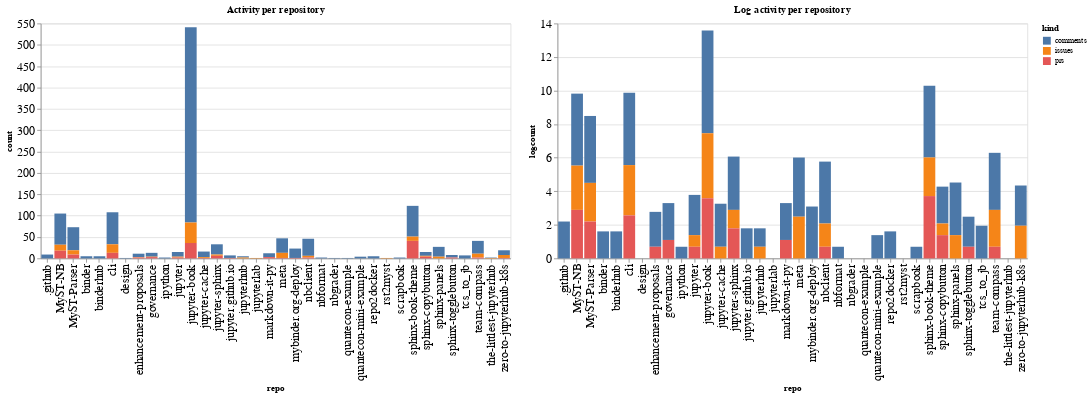

The notebook cell saved with this chart:
### Code cell
ch1 = alt.Chart(repo_summaries, width=600, title="Activity per repository").mark_bar().encode(
    x='repo',
    y='count',
    color='kind',
    tooltip="kind"
)

ch2 = alt.Chart(repo_summaries, width=600, title="Log activity per repository").mark_bar().encode(
    x='repo',
    y='logcount',
    color='kind',
    tooltip="kind"
)

ch1 | ch2

### Figure 1 — Vega-Lite specification as saved in the notebook (floating-point values rounded to 4 significant figures)
{"config": {"axisLeft": {"labelFontSize": 15}, "axisBottom": {"labelFontSize": 15}}, "hconcat": [{"mark": "bar", "encoding": {"color": {"type": "nominal", "field": "kind"}, "tooltip": {"type": "nominal", "field": "kind"}, "x": {"type": "nominal", "field": "repo"}, "y": {"type": "quantitative", "field": "count"}}, "title": "Activity per repository", "width": 600}, {"mark": "bar", "encoding": {"color": {"type": "nominal", "field": "kind"}, "tooltip": {"type": "nominal", "field": "kind"}, "x": {"type": "nominal", "field": "repo"}, "y": {"type": "quantitative", "field": "logcount"}}, "title": "Log activity per repository", "width": 600}], "data": {"name": "data-1ba7080d6b792fdff85d7fe3b048f5cd"}, "$schema": "https://vega.github.io/schema/vega-lite/v4.8.1.json", "datasets": {"data-1ba7080d6b792fdff85d7fe3b048f5cd": [{"repo": ".github", "kind": "comments", "count": 9, "logcount": 2.197}, {"repo": "MyST-NB", "kind": "comments", "count": 73, "logcount": 4.29}, {"repo": "MyST-NB", "kind": "issues", "count": 14, "logcount": 2.639}, {"repo": "MyST-NB", "kind": "prs", "count": 18, "logcount": 2.89}, {"repo": "MyST-Parser", "kind": "comments", "count": 54, "logcount": 3.989}, {"repo": "MyST-Parser", "kind": "issues", "count": 10, "logcount": 2.303}, {"repo": "MyST-Parser", "kind": "prs", "count": 9, "logcount": 2.197}, {"repo": "binder", "kind": "comments", "count": 5, "logcount": 1.609}, {"repo": "binderhub", "kind": "comments", "count": 5, "logcount": 1.609}, {"repo": "cli", "kind": "comments", "count": 75, "logcount": 4.317}, {"repo": "cli", "kind": "issues", "count": 20, "logcount": 2.996}, {"repo": "cli", "kind": "prs", "count": 13, "logcount": 2.565}, {"repo": "design", "kind": "comments", "count": 1, "logcount": 0.0}, {"repo": "enhancement-proposals", "kind": "comments", "count": 8, "logcount": 2.079}, {"repo": "enhancement-proposals", "kind": "issues", "count": 1, "logcount": 0.0}, {"repo": "enhancement-proposals", "kind": "prs", "count": 2, "logcount": 0.6931}, {"repo": "governance", "kind": "comments", "count": 9, "logcount": 2.197}, {"repo": "governance", "kind": "issues", "count": 1, "logcount": 0.0}, {"repo": "governance", "kind": "prs", "count": 3, "logcount": 1.099}, {"repo": "ipython", "kind": "comments", "count": 2, "logcount": 0.6931}, {"repo": "jupyter", "kind": "comments", "count": 11, "logcount": 2.398}, {"repo": "jupyter", "kind": "issues", "count": 2, "logcount": 0.6931}, {"repo": "jupyter", "kind": "prs", "count": 2, "logcount": 0.6931}, {"repo": "jupyter-book", "kind": "comments", "count": 457, "logcount": 6.125}, {"repo": "jupyter-book", "kind": "issues", "count": 48, "logcount": 3.871}, {"repo": "jupyter-book", "kind": "prs", "count": 36, "logcount": 3.584}, {"repo": "jupyter-cache", "kind": "comments", "count": 13, "logcount": 2.565}, {"repo": "jupyter-cache", "kind": "issues", "count": 2, "logcount": 0.6931}, {"repo": "jupyter-cache", "kind": "prs", "count": 1, "logcount": 0.0}, {"repo": "jupyter-sphinx", "kind": "comments", "count": 24, "logcount": 3.178}, {"repo": "jupyter-sphinx", "kind": "issues", "count": 3, "logcount": 1.099}, {"repo": "jupyter-sphinx", "kind": "prs", "count": 6, "logcount": 1.792}, {"repo": "jupyter.github.io", "kind": "comments", "count": 6, "logcount": 1.792}, {"repo": "jupyter.github.io", "kind": "prs", "count": 1, "logcount": 0.0}, {"repo": "jupyterhub", "kind": "comments", "count": 3, "logcount": 1.099}, {"repo": "jupyterhub", "kind": "issues", "count": 2, "logcount": 0.6931}, {"repo": "jupyterlab", "kind": "issues", "count": 1, "logcount": 0.0}, {"repo": "markdown-it-py", "kind": "comments", "count": 9, "logcount": 2.197}, {"repo": "markdown-it-py", "kind": "prs", "count": 3, "logcount": 1.099}, {"repo": "meta", "kind": "comments", "count": 34, "logcount": 3.526}, {"repo": "meta", "kind": "issues", "count": 12, "logcount": 2.485}, {"repo": "meta", "kind": "prs", "count": 1, "logcount": 0.0}, {"repo": "mybinder.org-deploy", "kind": "comments", "count": 22, "logcount": 3.091}, {"repo": "mybinder.org-deploy", "kind": "prs", "count": 1, "logcount": 0.0}, {"repo": "nbclient", "kind": "comments", "count": 40, "logcount": 3.689}, {"repo": "nbclient", "kind": "issues", "count": 4, "logcount": 1.386}, {"repo": "nbclient", "kind": "prs", "count": 2, "logcount": 0.6931}, {"repo": "nbformat", "kind": "comments", "count": 2, "logcount": 0.6931}, {"repo": "nbgrader", "kind": "comments", "count": 1, "logcount": 0.0}, {"repo": "quantecon-example", "kind": "comments", "count": 1, "logcount": 0.0}, {"repo": "quantecon-mini-example", "kind": "comments", "count": 4, "logcount": 1.386}, {"repo": "repo2docker", "kind": "comments", "count": 5, "logcount": 1.609}, {"repo": "rst2myst", "kind": "issues", "count": 1, "logcount": 0.0}, {"repo": "scrapbook", "kind": "comments", "count": 2, "logcount": 0.6931}, {"repo": "sphinx-book-theme", "kind": "comments", "count": 72, "logcount": 4.277}, {"repo": "sphinx-book-theme", "kind": "issues", "count": 10, "logcount": 2.303}, {"repo": "sphinx-book-theme", "kind": "prs", "count": 41, "logcount": 3.714}, {"repo": "sphinx-copybutton", "kind": "comments", "count": 9, "logcount": 2.197}, {"repo": "sphinx-copybutton", "kind": "issues", "count": 2, "logcount": 0.6931}, {"repo": "sphinx-copybutton", "kind": "prs", "count": 4, "logcount": 1.386}, {"repo": "sphinx-panels", "kind": "comments", "count": 23, "logcount": 3.135}, {"repo": "sphinx-panels", "kind": "issues", "count": 4, "logcount": 1.386}, {"repo": "sphinx-togglebutton", "kind": "comments", "count": 6, "logcount": 1.792}, {"repo": "sphinx-togglebutton", "kind": "prs", "count": 2, "logcount": 0.6931}, {"repo": "tcs_to_jb", "kind": "comments", "count": 7, "logcount": 1.946}, {"repo": "team-compass", "kind": "comments", "count": 30, "logcount": 3.401}, {"repo": "team-compass", "kind": "issues", "count": 9, "logcount": 2.197}, {"repo": "team-compass", "kind": "prs", "count": 2, "logcount": 0.6931}, {"repo": "the-littlest-jupyterhub", "kind": "comments", "count": 1, "logcount": 0.0}, {"repo": "the-littlest-jupyterhub", "kind": "issues", "count": 1, "logcount": 0.0}, {"repo": "zero-to-jupyterhub-k8s", "kind": "comments", "count": 11, "logcount": 2.398}, {"repo": "zero-to-jupyterhub-k8s", "kind": "issues", "count": 7, "logcount": 1.946}, {"repo": "zero-to-jupyterhub-k8s", "kind": "prs", "count": 1, "logcount": 0.0}]}}
